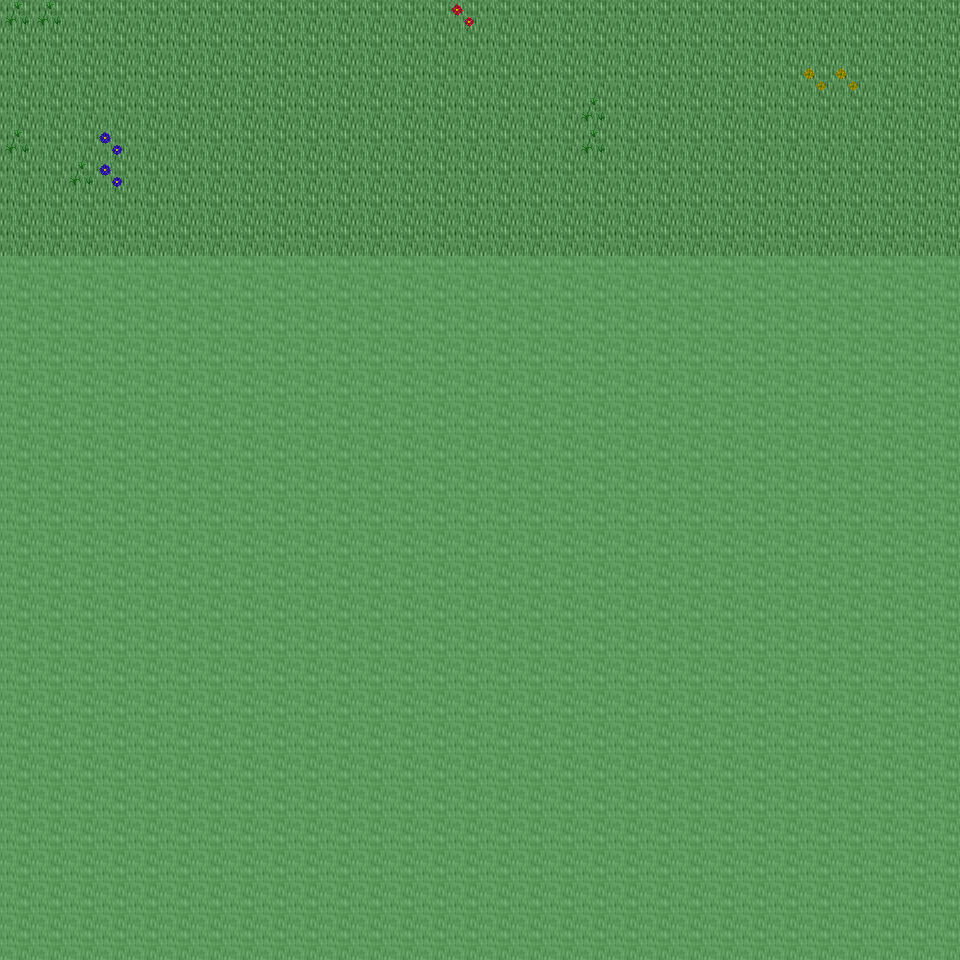

This game map was drawn from its Tiled (.tmx) file and the tilesets committed beside it. A one-line description and the trimmed map source follow:
An orthogonal 30x30 tile map with 32x32 px tiles, 6 tile layers (Ground, Object, Object2, Above, ...), 14 tilesets and 3 objects (3x mapchange).

<map version="1.0" orientation="orthogonal" renderorder="right-down" width="30" height="30" tilewidth="32" tileheight="32" nextobjectid="4">
  <tileset firstgid="1" name="tileset_ground_ground" tilewidth="32" tileheight="32" tilecount="33" columns="3">
    <image source="../drawable/tileset_ground_ground.png" width="96" height="352" />
  </tileset>
  <tileset firstgid="34" name="tileset_ground_ridge_earth_dark" tilewidth="32" tileheight="32" tilecount="96" columns="12">
    <image source="../drawable/tileset_ground_ridge_earth_dark.png" width="384" height="256" />
  </tileset>
  <tileset firstgid="130" name="tileset_ground_earth_edges" tilewidth="32" tileheight="32" tilecount="18" columns="6">
    <image source="../drawable/tileset_ground_earth_edges.png" width="192" height="96" />
  </tileset>
  <tileset firstgid="148" name="tileset_ground_rock_pebbles" tilewidth="32" tileheight="32" tilecount="3" columns="1">
    <image source="../drawable/tileset_ground_rock_pebbles.png" width="32" height="96" />
  </tileset>
  <tileset firstgid="151" name="tileset_plant_grasses" tilewidth="32" tileheight="32" tilecount="6" columns="3">
    <image source="../drawable/tileset_plant_grasses.png" width="96" height="64" />
  </tileset>
  <tileset firstgid="157" name="tileset_plant_flower_daisy_white" tilewidth="32" tileheight="32" tilecount="8" columns="2">
    <image source="../drawable/tileset_plant_flower_daisy_white.png" width="64" height="128" />
  </tileset>
  <tileset firstgid="165" name="tileset_plant_flower_daisy_blue" tilewidth="32" tileheight="32" tilecount="8" columns="2">
    <image source="../drawable/tileset_plant_flower_daisy_blue.png" width="64" height="128" />
  </tileset>
  <tileset firstgid="173" name="tileset_plant_flower_daisy_red" tilewidth="32" tileheight="32" tilecount="8" columns="2">
    <image source="../drawable/tileset_plant_flower_daisy_red.png" width="64" height="128" />
  </tileset>
  <tileset firstgid="181" name="tileset_plant_flower_daisy_yellow" tilewidth="32" tileheight="32" tilecount="8" columns="2">
    <image source="../drawable/tileset_plant_flower_daisy_yellow.png" width="64" height="128" />
  </tileset>
  <tileset firstgid="189" name="tileset_plant_tree_tree_green" tilewidth="32" tileheight="32" tilecount="88" columns="8">
    <image source="../drawable/tileset_plant_tree_tree_green.png" width="256" height="352" />
  </tileset>
  <tileset firstgid="277" name="tileset_logic_collision" tilewidth="32" tileheight="32" tilecount="1" columns="1">
    <image source="../drawable/tileset_logic_collision.png" width="32" height="32" />
  </tileset>
  <tileset firstgid="278" name="tileset_furniture_chair_bench_wooden" tilewidth="32" tileheight="32" tilecount="8" columns="2">
    <image source="../drawable/tileset_furniture_chair_bench_wooden.png" width="64" height="128" />
  </tileset>
  <tileset firstgid="286" name="tileset_plant_stump_int_small_stump_2" tilewidth="32" tileheight="32" tilecount="1" columns="1">
    <image source="../drawable/tileset_plant_stump_int_small_stump_2.png" width="32" height="32" />
  </tileset>
  <tileset firstgid="287" name="tileset_object_well_hoist" tilewidth="32" tileheight="32" tilecount="9" columns="3">
    <image source="../drawable/tileset_object_well_hoist.png" width="96" height="96" />
  </tileset>
  <layer name="Ground" width="30" height="30">
    <data>[900 cells, 240 non-empty, 1 distinct tile ids]</data>
  </layer>
  <layer name="Object" width="30" height="30">
    <data>[900 cells, 11 non-empty, 4 distinct tile ids]</data>
  </layer>
  <layer name="Object2" width="30" height="30">
    <data>[900 cells, 0 non-empty, 0 distinct tile ids]</data>
  </layer>
  <layer name="Above" width="30" height="30">
    <data>[900 cells, 0 non-empty, 0 distinct tile ids]</data>
  </layer>
  <layer name="Above2" width="30" height="30">
    <data>[900 cells, 0 non-empty, 0 distinct tile ids]</data>
  </layer>
  <layer name="Walkable" width="30" height="30">
    <data>[900 cells, 660 non-empty, 1 distinct tile ids]</data>
  </layer>
  <objectgroup name="MapEvents">
    <object id="1" name="north" type="mapchange" x="0" y="0" width="960" height="32">
      <properties>
        <property name="map" value="0_ados_mountain_n2_w2_x2_y3" />
        <property name="place" value="south" />
      </properties>
    </object>
    <object id="2" name="west" type="mapchange" x="0" y="0" width="32" height="256">
      <properties>
        <property name="map" value="0_ados_mountain_n2_w2_x1_y4" />
        <property name="place" value="east" />
      </properties>
    </object>
    <object id="3" name="east" type="mapchange" x="928" y="0" width="32" height="256">
      <properties>
        <property name="map" value="0_ados_mountain_n2_w2_x3_y4" />
        <property name="place" value="west" />
      </properties>
    </object>
  </objectgroup>
</map>
